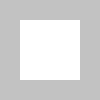
Frame 1 (no input)
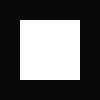
Frame 60 (the mouse pressed at the canvas centre just before this capture)
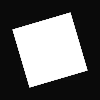
Frame 120 (the mouse held since frame 60 and released just before this capture)

The Processing sketch that drew these frames (run headless with seeded random() and noise(); from frame 60 on, the mouse is pressed at the canvas centre):

// Processing sketch: Rotate_With_Mouse
// ── Rotate_With_Mouse.pde
float angle = 0.0;
void setup() {
size(100, 100);
smooth();
noStroke();
}
void draw() {
fill(0, 12);
rect(0, 0, width, height);
fill(255);
//angle = angle + 0.02;
translate(50, 50);
rotate(angle+mouseX*220);
rect(-30, -30, 60, 60);
}
